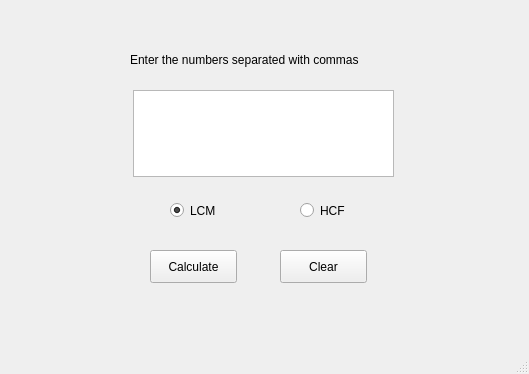
<?xml version="1.0" encoding="UTF-8"?>
<ui version="4.0">
 <class>MainWindow</class>
 <widget class="QMainWindow" name="MainWindow">
  <property name="enabled">
   <bool>true</bool>
  </property>
  <property name="geometry">
   <rect>
    <x>0</x>
    <y>0</y>
    <width>529</width>
    <height>374</height>
   </rect>
  </property>
  <property name="sizePolicy">
   <sizepolicy hsizetype="Fixed" vsizetype="Fixed">
    <horstretch>0</horstretch>
    <verstretch>0</verstretch>
   </sizepolicy>
  </property>
  <property name="windowTitle">
   <string>LCM &amp; HCF Calculator</string>
  </property>
  <property name="autoFillBackground">
   <bool>false</bool>
  </property>
  <property name="tabShape">
   <enum>QTabWidget::Rounded</enum>
  </property>
  <widget class="QWidget" name="centralwidget">
   <widget class="QPushButton" name="answer">
    <property name="geometry">
     <rect>
      <x>150</x>
      <y>250</y>
      <width>87</width>
      <height>33</height>
     </rect>
    </property>
    <property name="text">
     <string>Calculate</string>
    </property>
   </widget>
   <widget class="QLabel" name="label">
    <property name="geometry">
     <rect>
      <x>130</x>
      <y>50</y>
      <width>291</width>
      <height>20</height>
     </rect>
    </property>
    <property name="text">
     <string>Enter the numbers separated with commas</string>
    </property>
   </widget>
   <widget class="QRadioButton" name="lcm">
    <property name="geometry">
     <rect>
      <x>170</x>
      <y>200</y>
      <width>104</width>
      <height>21</height>
     </rect>
    </property>
    <property name="text">
     <string>LCM</string>
    </property>
    <property name="checked">
     <bool>true</bool>
    </property>
   </widget>
   <widget class="QRadioButton" name="hcf">
    <property name="geometry">
     <rect>
      <x>300</x>
      <y>200</y>
      <width>104</width>
      <height>21</height>
     </rect>
    </property>
    <property name="text">
     <string>HCF</string>
    </property>
   </widget>
   <widget class="QTextEdit" name="input_text">
    <property name="geometry">
     <rect>
      <x>133</x>
      <y>90</y>
      <width>261</width>
      <height>87</height>
     </rect>
    </property>
   </widget>
   <widget class="QPushButton" name="clear">
    <property name="geometry">
     <rect>
      <x>280</x>
      <y>250</y>
      <width>87</width>
      <height>33</height>
     </rect>
    </property>
    <property name="text">
     <string>Clear</string>
    </property>
   </widget>
  </widget>
  <widget class="QMenuBar" name="menubar">
   <property name="geometry">
    <rect>
     <x>0</x>
     <y>0</y>
     <width>529</width>
     <height>29</height>
    </rect>
   </property>
  </widget>
  <widget class="QStatusBar" name="statusbar"/>
 </widget>
 <resources/>
 <connections/>
</ui>
